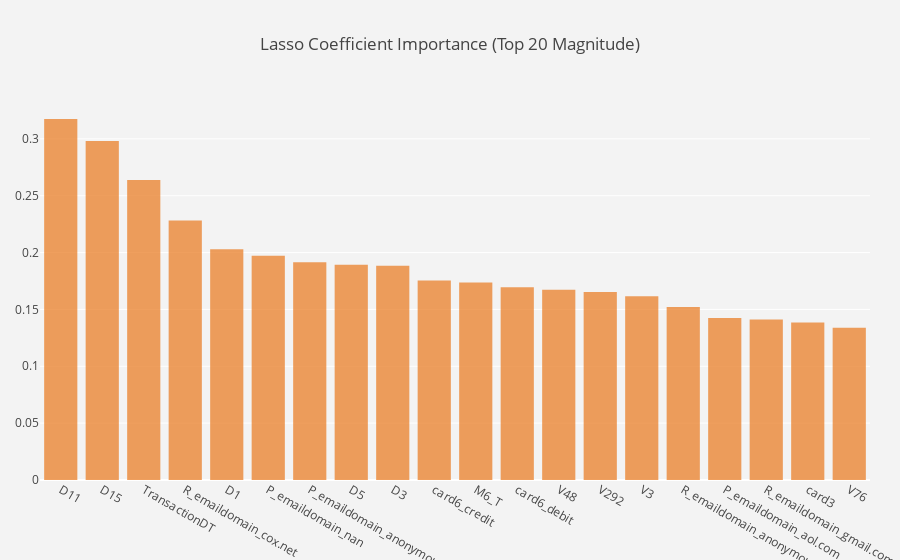

The cell this chart's notebook holds for it:
### Code cell
layout = go.Layout(
autosize=True,
title='Lasso Coefficient Importance (Top 20 Magnitude)',
yaxis=dict(
    autorange=True,
    showgrid=True,
    zeroline=True,
    dtick=0,
    gridcolor='rgb(255, 255, 255)',
    gridwidth=1,
    zerolinecolor='rgb(255, 255, 255)',
    zerolinewidth=2,
),
margin=dict(
    l=40,
    r=30,
    b=80,
    t=100,
),
paper_bgcolor='rgb(243, 243, 243)',
plot_bgcolor='rgb(243, 243, 243)',
showlegend=False
)

fig = go.Figure(layout=layout)

fig.add_trace(go.Bar(x = cols[:20], y = abs_avg_coefs[:20], marker_color = 'rgba(234, 131, 46, 0.77)'))

fig.show()

### Figure 1 — Plotly figure (JSON) as saved in the notebook; plotly's stock layout.template omitted (floating-point values rounded to 4 significant figures)
{"data": [{"marker": {"color": "rgba(234, 131, 46, 0.77)"}, "type": "bar", "uid": "3a08c3c6-789b-4965-b80f-70185a8900f0", "x": ["D11", "D15", "TransactionDT", "R_emaildomain_cox.net", "D1", "P_emaildomain_nan", "P_emaildomain_anonymous.com", "D5", "D3", "card6_credit", "M6_T", "card6_debit", "V48", "V292", "V3", "R_emaildomain_anonymous.com", "P_emaildomain_aol.com", "R_emaildomain_gmail.com", "card3", "V76"], "y": [0.3175, 0.298, 0.2638, 0.2281, 0.2028, 0.1971, 0.1915, 0.1893, 0.1883, 0.1755, 0.1737, 0.1695, 0.1673, 0.1653, 0.1617, 0.1521, 0.1425, 0.1412, 0.1385, 0.134]}], "layout": {"autosize": true, "margin": {"b": 80, "l": 40, "r": 30, "t": 100}, "paper_bgcolor": "rgb(243, 243, 243)", "plot_bgcolor": "rgb(243, 243, 243)", "showlegend": false, "title": {"text": "Lasso Coefficient Importance (Top 20 Magnitude)"}, "xaxis": {"autorange": true, "range": [-0.5, 19.5], "type": "category"}, "yaxis": {"autorange": true, "dtick": 0, "gridcolor": "rgb(255, 255, 255)", "gridwidth": 1, "range": [0, 0.3342], "showgrid": true, "type": "linear", "zeroline": true, "zerolinecolor": "rgb(255, 255, 255)", "zerolinewidth": 2}}}
